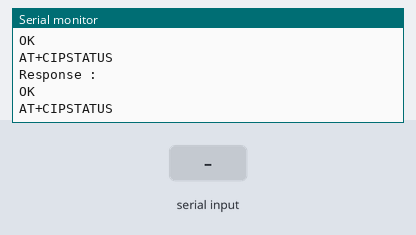
Bench run of a sketch on a simulated Arduino Uno, built with avr-gcc and run on an emulated ATmega328P. Shown: the last lines printed to the serial monitor. The test bench sets the inputs (shaded band). The modem accepts every AT command (registered, SIM ready, sends succeed) and sends nothing else.

Above: at 1.3 s.
1.4 s: "1" received over the second serial link
3.0 s: "0" received over the second serial link
At 3.53 s:
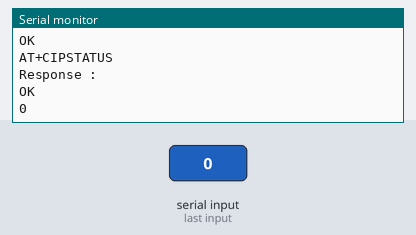
4.5 s: "2" received over the second serial link
At 4.76 s:
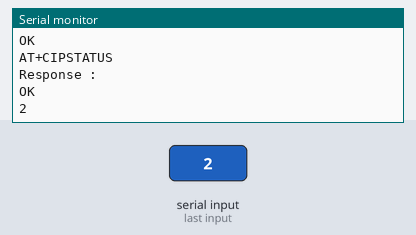

Measured:
- after the input at 3.0 s, the serial monitor: prints a new line after 0.42 s (image 1)
- after the input at 4.5 s, the serial monitor: prints a new line after 0.15 s (image 2)

The sketch:

Error_handling_Complete.ino
```cpp
// Based on the 900 sim on cooking-hacks.com by Alejandro Gallego
// Reworked from from Serial to Software Serial and reformulated for GPS by Lloyd Summers
#include <SoftwareSerial.h>
#define GPS_STRING_SIZE 100

int txPin = 13;//middle of gsm sim908
int rxPin = 12;

char aux_str[100];
char gpsString[GPS_STRING_SIZE];
char phone_number[] = "7588415318";
char IP_address[] = "173.255.197.142";
char port[] = "18152";
char ip_data[40] = "Test string from GPRS shield\r\n";


SoftwareSerial myGSM(rxPin, txPin);

void setup() {
  memset(gpsString, '\0', GPS_STRING_SIZE);
  // put your setup code here, to run once:
  pinMode(txPin, OUTPUT);
  pinMode(rxPin, INPUT); // used to turn on and off GSM

  Serial.begin(115200);
  Serial.println("Initializing...");
  myGSM.begin(9600);


  Serial.println("Connecting..."); // checks for connection I believe

  while ((sendATcommand("AT+CREG?", "+CREG: 0,1", 10000) ||
          sendATcommand("AT+CREG?", "+CREG: 0,5", 10000)) == 0);
  Serial.println("Verfication Complete...");
}

void loop() {
  getGPSCoordinates();
  if (sendATcommand2("AT+CIPMUX=0", "OK", "ERROR", 1000) == 1)
  {
    // Waits for status IP INITIAL
    while (sendATcommand("AT+CIPSTATUS", "INITIAL", 500)  == 0 );
    delay(5000);

    //snprintf(aux_str, sizeof(aux_str), "AT+CSTT=\"%s\",\"%s\",\"%s\"", apn, user_name, password);

    // Sets the APN, user name and password
    /*if (sendATcommand2("AT+CSTT", "OK",  "ERROR", 30000) == 1)
      {*/
    if (sendATcommand("AT+CGDCONT=1,\"IP\",\"www\"", "OK", 10000) == 1) {
    if (sendATcommand("AT+CGACT=1,1", "OK", 10000) == 1) {
        if (sendATcommand("AT+CGATT=1", "OK", 1000) == 1) {
          if (sendATcommand2("AT+CSTT", "OK",  "ERROR", 30000) == 1)
          {// Waits for status IP START
            while (sendATcommand("AT+CIPSTATUS", "START", 500)  == 0 );
            // Brings Up Wireless Connection
            if (sendATcommand2("AT+CIICR", "OK", "ERROR", 30000) == 1)
            {// Waits for status IP GPRSACT
              while (sendATcommand("AT+CIPSTATUS", "GPRSACT", 500)  == 0 );
              delay(5000);
              // Gets Local IP Address
              if (sendATcommand2("AT+CIFSR", ".", "ERROR", 10000) == 1)
              {
                // Waits for status IP STATUS
                while (sendATcommand("AT+CIPSTATUS", "IP STATUS", 500)  == 0 );
                delay(5000);
                Serial.println("Opening TCP");

                snprintf(aux_str, sizeof(aux_str), "AT+CIPSTART=\"TCP\",\"%s\",\"%s\"", IP_address, port);

                // Opens a TCP socket
                if (sendATcommand2(aux_str, "CONNECT OK", "CONNECT FAIL", 30000) == 1)
                {
                  Serial.println("Connected");

                  // Sends some data to the TCP socket
                  sprintf(aux_str, "AT+CIPSEND=%d", strlen(gpsString));
                  if (sendATcommand2(aux_str, ">", "ERROR", 10000) == 1)
                  { //check how to send the data with first \r\n
                    sendATcommand2(gpsString, "SEND OK", "ERROR", 10000);
                  }

                  // Closes the socket
                  sendATcommand2("AT+CIPCLOSE", "CLOSE OK", "ERROR", 10000);
                }
                else
                {
                  Serial.println("Error opening the connection");
                }
              }
              else
              {
                Serial.println("Error getting the IP address");
              }
            }
            else
            {
              Serial.println("Error bring up wireless connection");
            }
          } else {
            Serial.println("Error bring up wireless connection");
          }
        }
        else
        {
          Serial.println("Error activating GPRS");
        }
      } else
      {
        Serial.println("Error activating GPRS");
      }
    }
    else
    {
      Serial.println("Error setting the APN");
    }
  }
  else
  {
    Serial.println("Error setting the single connection");
  }

  sendATcommand2("AT+CIPSHUT", "OK", "ERROR", 10000);
  delay(10000);
}

void dial(char *number) {
  Serial.println("Dialing phone number...");
  sprintf(aux_str, "ATD%s;", number);
  sendATcommand(aux_str, "OK", 10000); // dial
}

int8_t sendATcommand(char* ATcommand, char* expected_answer, unsigned int timeout) {
  uint8_t x = 0, answer = 0;
  char response[GPS_STRING_SIZE];
  unsigned long previous;
  memset(response, '\0', GPS_STRING_SIZE); // initalize string
  delay(100);

  while (myGSM.available() > 0) {
    myGSM.read(); // clears the buffer
  }

  myGSM.println(ATcommand);
  Serial.println(ATcommand);

  x = 0;
  previous = millis();

  do {
    if (myGSM.available() != 0) {
      response[x] = myGSM.read();
      x++;
      if (strstr(response, expected_answer) != NULL) {
        answer = 1;
      }
    }
  } while ((answer == 0) && ((millis() - previous) < timeout));
  Serial.println("Response : ");
  Serial.println(response);
  /*for (int i = 0; i < GPS_STRING_SIZE; i++) {
    gpsString[i] = response[i];
    }*/
  return answer;
}

int8_t sendATcommand2(char* ATcommand, char* expected_answer1,
                      char* expected_answer2, unsigned int timeout) {

  uint8_t x = 0, answer = 0;
  char response[GPS_STRING_SIZE];
  unsigned long previous;
  memset(response, '\0', GPS_STRING_SIZE); // initalize string
  delay(100);

  while (myGSM.available() > 0) {
    myGSM.read(); // clears the buffer
  }

  myGSM.println(ATcommand);
  Serial.println(ATcommand);

  x = 0;
  previous = millis();
  // this loop waits for the answer
  do {
    // if there are data in the UART input buffer, reads it and checks for the asnwer
    if (myGSM.available() != 0) {
      response[x] = myGSM.read();
      x++;
      // check if the desired answer 1  is in the response of the module
      if (strstr(response, expected_answer1) != NULL)
      {
        answer = 1;
      }
      // check if the desired answer 2 is in the response of the module
      else if (strstr(response, expected_answer2) != NULL)
      {
        answer = 2;
      }
    }
  }
  // Waits for the asnwer with time out
  while ((answer == 0) && ((millis() - previous) < timeout));
  Serial.println("Response : ");
  Serial.println(response);
  /*for (int i = 0; i < GPS_STRING_SIZE; i++) {
    gpsString[i] = response[i];
    }*/
  return answer;
}

void getGPSCoordinates() {
  uint8_t x = 0, answer = 0;
  unsigned int timeout = 5000;
  char* expected_answer = "OK";
  unsigned long previous;
  char responseString[GPS_STRING_SIZE];
  memset(gpsString, '\0', GPS_STRING_SIZE); // initalize string
  memset(responseString, '\0', GPS_STRING_SIZE); // initalize string
  delay(100);

  while (myGSM.available() > 0) {
    myGSM.read(); // clears the buffer
  }

  myGSM.println("AT+CGPSINF=32");
  Serial.println("AT+CGPSINF=32");

  x = 0;
  previous = millis();

  do {
    if (myGSM.available() != 0) {
      responseString[x] = myGSM.read();
      x++;
      if (strstr(responseString, expected_answer) != NULL) {
        answer = 1;
      }
    }
  } while ((answer == 0) && ((millis() - previous) < timeout));
  int chractersToExclude = 17, count = 0;
  for (int i = chractersToExclude; i < sizeof(responseString); i++) {
    gpsString[count++] = responseString[i];
  }
  Serial.println("Response : ");
  Serial.println(gpsString);
}
```
